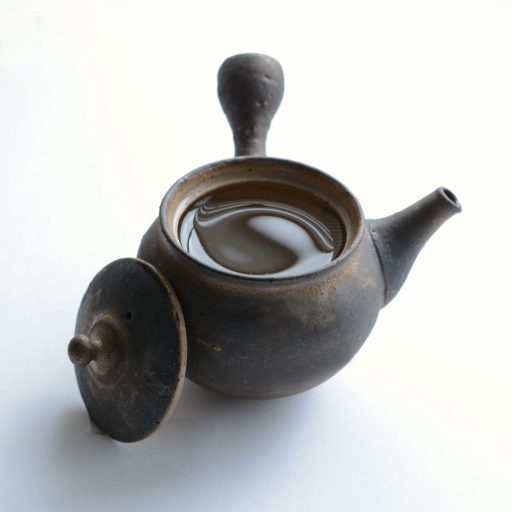
#> input picture Project4/image/teapot.jpg, 1024 x 1024 px (shown at 1/2 size)
$ python scaling.py
#> lines starting #> are read from the running program, lines starting #| are printed output that depends on the picture
from PIL import Image

# Load the image
image_path = '../image/teapot.jpg'
image = Image.open(image_path)
#> image is the input picture: PIL image 1024x1024 RGB; mean R, G, B 190.9, 192.3, 191.3

# Function to apply uniform scaling
def scale_image_uniform(image, scale_factor, output_path):
    width, height = image.size
    new_size = (int(width * scale_factor), int(height * scale_factor))
    scaled_image = image.resize(new_size)
    scaled_image.save(output_path)
    return scaled_image

# Function to apply non-uniform scaling
def scale_image_non_uniform(image, x_scale_factor, y_scale_factor, output_path):
    width, height = image.size
    new_size = (int(width * x_scale_factor), int(height * y_scale_factor))
    scaled_image = image.resize(new_size)
    scaled_image.save(output_path)
    return scaled_image

# Apply uniform scaling with different factors and save images
scale_image_uniform(image, 1.5, '../image/scaled_image_uniform_1.5.jpg')  # Uniform scaling by 1.5
scale_image_uniform(image, 0.5, '../image/scaled_image_uniform_0.5.jpg')  # Uniform scaling by 0.5
#> call 2 of scale_image_uniform, with scale_factor = 0.5, output_path = '../image/scaled_image_uniform_0.5.jpg'
#> in scale_image_uniform (call 2), `scaled_image = image.resize(new_size)`:
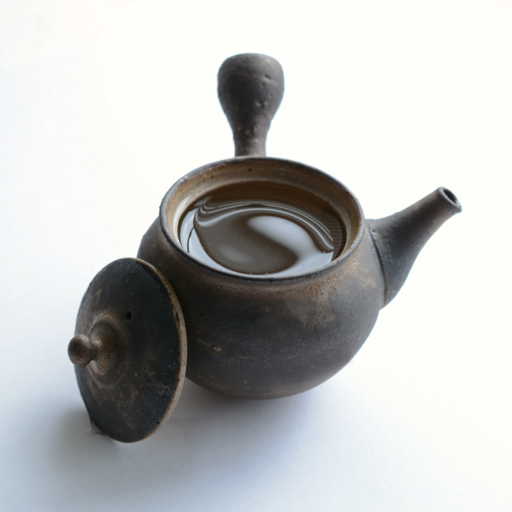
#> scaled_image: PIL image 512x512 RGB; mean R, G, B 190.9, 192.3, 191.3

# Apply non-uniform scaling with different factors and save images
scale_image_non_uniform(image, 2.0, 0.5, '../image/scaled_image_non_uniform_2.0_0.5.jpg')  # x by 2.0, y by 0.5
#> in scale_image_non_uniform, `scaled_image = image.resize(new_size)`:
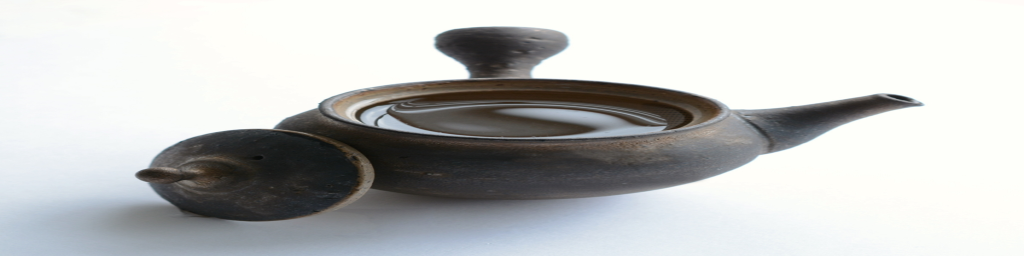
#> scaled_image: PIL image 2048x512 RGB (shown at 1/2 size); mean R, G, B 190.9, 192.3, 191.3
scale_image_non_uniform(image, 0.5, 1.5, '../image/scaled_image_non_uniform_0.5_1.5.jpg')  # x by 0.5, y by 1.5
#> call 2 of scale_image_non_uniform, with x_scale_factor = 0.5, y_scale_factor = 1.5
#> in scale_image_non_uniform (call 2), `scaled_image = image.resize(new_size)`:
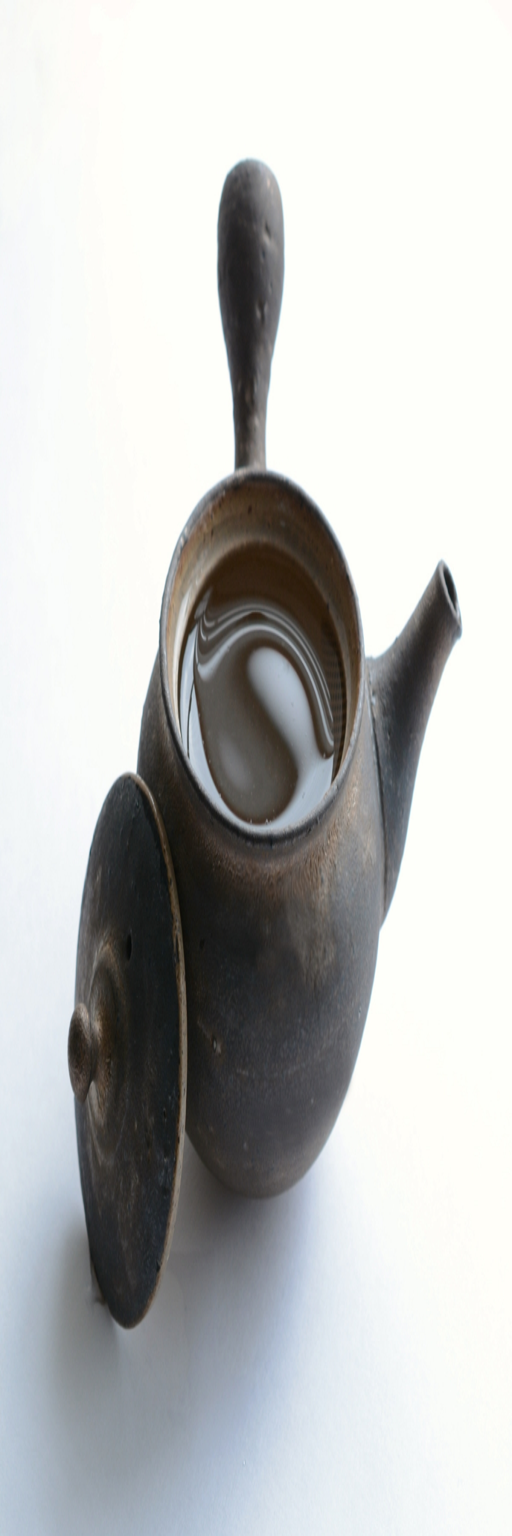
#> scaled_image: PIL image 512x1536 RGB; mean R, G, B 191, 192.3, 191.4

print("Scaled images saved as 'scaled_image_uniform_1.5.jpg', 'scaled_image_uniform_0.5.jpg', 'scaled_image_non_uniform_2.0_0.5.jpg', and 'scaled_image_non_uniform_0.5_1.5.jpg'")

$ run again, with Project4/image/affine_transformed_image.jpg copied over Project4/image/teapot.jpg
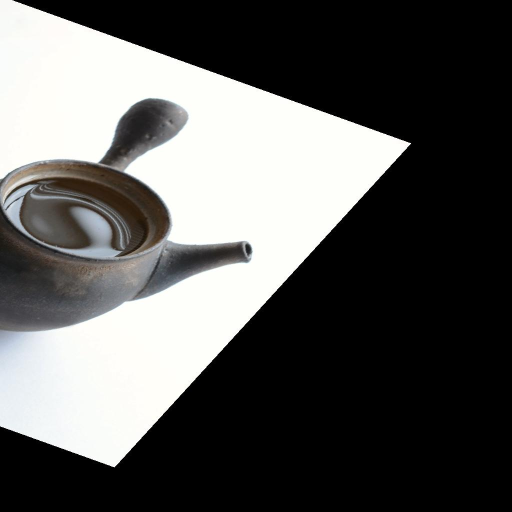
#> input picture Project4/image/affine_transformed_image.jpg, 1024 x 1024 px (shown at 1/2 size)
#> image is the input picture: PIL image 1024x1024 RGB; mean R, G, B 89.9, 89.9, 88.5
#> in scale_image_non_uniform, `scaled_image = image.resize(new_size)`:
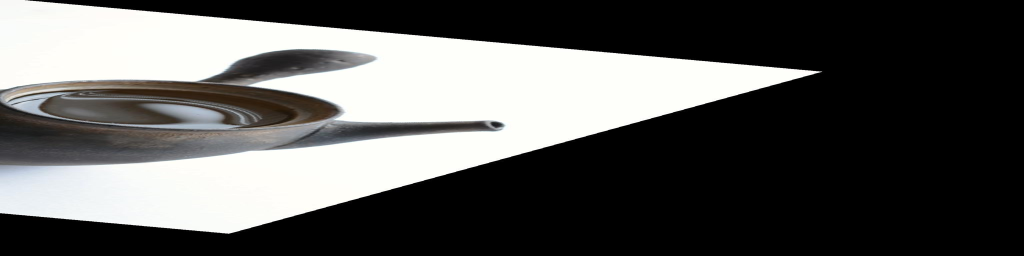
#> scaled_image: PIL image 2048x512 RGB (shown at 1/2 size); mean R, G, B 89.9, 89.9, 88.5
#> in scale_image_non_uniform (call 2), `scaled_image = image.resize(new_size)`:
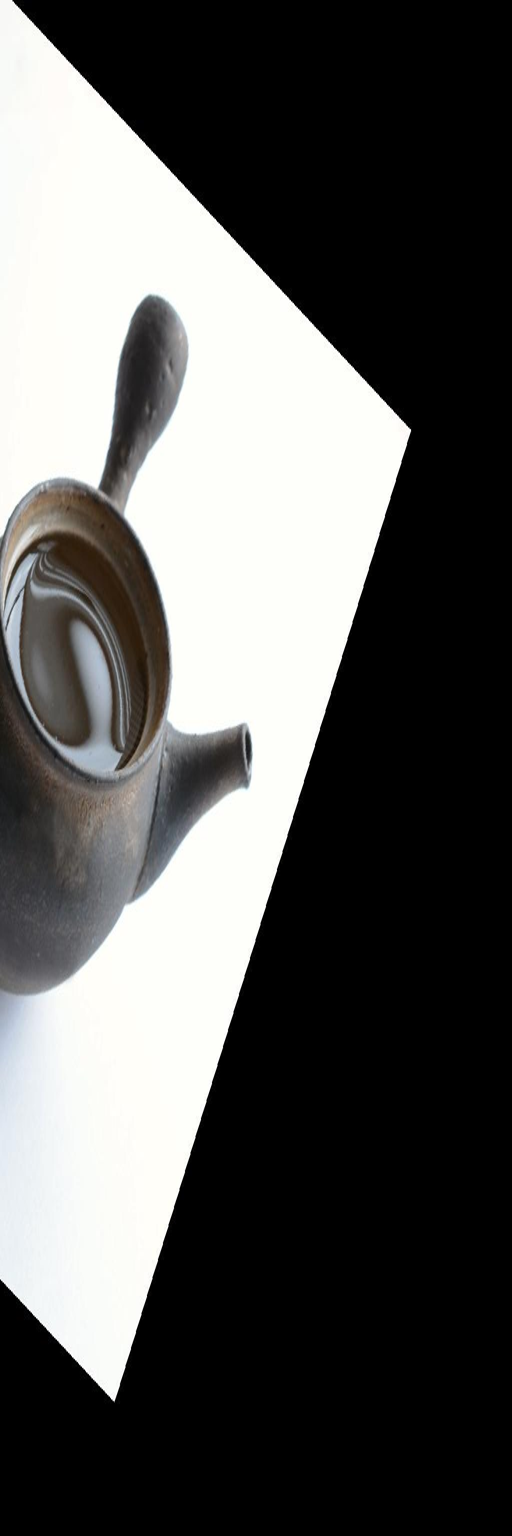
#> scaled_image: PIL image 512x1536 RGB; mean R, G, B 89.9, 89.9, 88.5

$ run again, with Project4/image/high_contrast_image.jpg copied over Project4/image/teapot.jpg
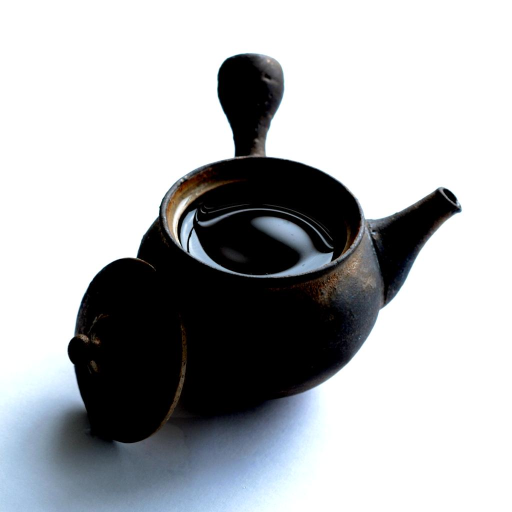
#> input picture Project4/image/high_contrast_image.jpg, 1024 x 1024 px (shown at 1/2 size)
#> image is the input picture: PIL image 1024x1024 RGB; mean R, G, B 174.9, 177.2, 179.9
#> in scale_image_non_uniform, `scaled_image = image.resize(new_size)`:
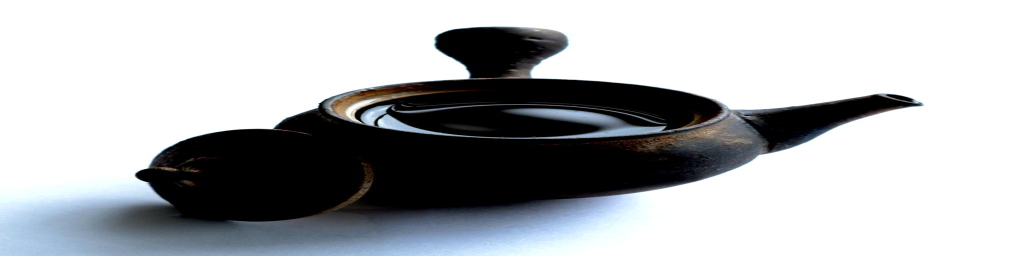
#> scaled_image: PIL image 2048x512 RGB (shown at 1/2 size); mean R, G, B 174.9, 177.2, 179.9
#> in scale_image_non_uniform (call 2), `scaled_image = image.resize(new_size)`:
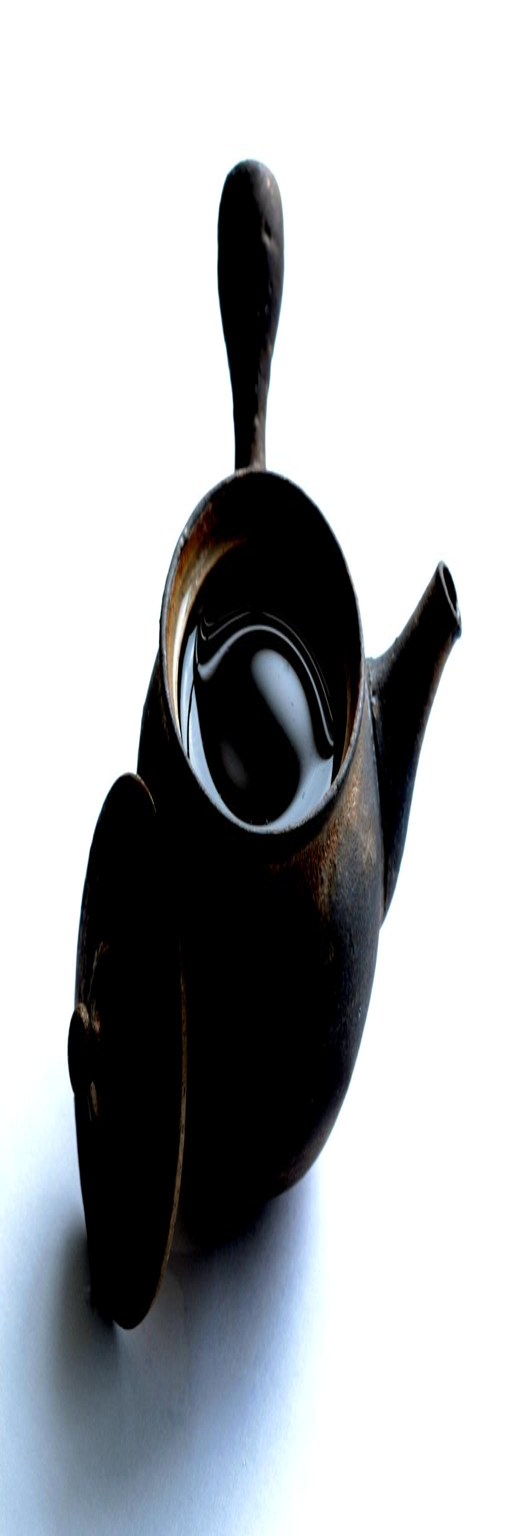
#> scaled_image: PIL image 512x1536 RGB; mean R, G, B 174.9, 177.2, 179.9
